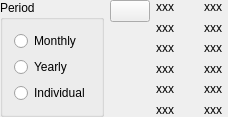
<?xml version="1.0" encoding="UTF-8"?>
<ui version="4.0">
 <class>KBudgetValues</class>
 <widget class="QWidget" name="KBudgetValues">
  <property name="geometry">
   <rect>
    <x>0</x>
    <y>0</y>
    <width>228</width>
    <height>111</height>
   </rect>
  </property>
  <layout class="QGridLayout">
   <property name="margin">
    <number>0</number>
   </property>
   <item row="0" column="0" rowspan="6">
    <widget class="QGroupBox" name="periodGroupBox">
     <property name="title">
      <string>Period</string>
     </property>
     <layout class="QVBoxLayout">
      <item>
       <widget class="QRadioButton" name="m_monthlyButton">
        <property name="text">
         <string comment="@action timeframe of the budget">Monthly</string>
        </property>
        <attribute name="buttonGroup">
         <string>m_periodGroup</string>
        </attribute>
       </widget>
      </item>
      <item>
       <widget class="QRadioButton" name="m_yearlyButton">
        <property name="text">
         <string comment="@action timeframe of the budget">Yearly</string>
        </property>
        <attribute name="buttonGroup">
         <string>m_periodGroup</string>
        </attribute>
       </widget>
      </item>
      <item>
       <widget class="QRadioButton" name="m_individualButton">
        <property name="text">
         <string comment="@action timeframe of the budget. month-by-month budget">Individual</string>
        </property>
        <attribute name="buttonGroup">
         <string>m_periodGroup</string>
        </attribute>
       </widget>
      </item>
      <item>
       <spacer name="spacer10">
        <property name="orientation">
         <enum>Qt::Vertical</enum>
        </property>
        <property name="sizeType">
         <enum>QSizePolicy::Expanding</enum>
        </property>
        <property name="sizeHint" stdset="0">
         <size>
          <width>20</width>
          <height>21</height>
         </size>
        </property>
       </spacer>
      </item>
     </layout>
    </widget>
   </item>
   <item row="0" column="1" rowspan="6">
    <layout class="QVBoxLayout">
     <item>
      <widget class="QPushButton" name="m_clearButton">
       <property name="text">
        <string/>
       </property>
      </widget>
     </item>
     <item>
      <spacer name="spacer7">
       <property name="orientation">
        <enum>Qt::Vertical</enum>
       </property>
       <property name="sizeType">
        <enum>QSizePolicy::Expanding</enum>
       </property>
       <property name="sizeHint" stdset="0">
        <size>
         <width>20</width>
         <height>21</height>
        </size>
       </property>
      </spacer>
     </item>
    </layout>
   </item>
   <item row="0" column="2">
    <widget class="QLabel" name="m_label1">
     <property name="text">
      <string>xxx</string>
     </property>
     <property name="wordWrap">
      <bool>false</bool>
     </property>
    </widget>
   </item>
   <item row="0" column="3">
    <widget class="QStackedWidget" name="m_firstItemStack">
     <property name="sizePolicy">
      <sizepolicy hsizetype="Preferred" vsizetype="Fixed">
       <horstretch>0</horstretch>
       <verstretch>0</verstretch>
      </sizepolicy>
     </property>
     <widget class="QWidget" name="m_monthlyPage">
      <layout class="QHBoxLayout">
       <property name="margin">
        <number>0</number>
       </property>
       <item>
        <widget class="KMyMoneyEdit" name="m_amountMonthly" native="true">
         <property name="resetButtonVisibility" stdset="0">
          <bool>false</bool>
         </property>
        </widget>
       </item>
      </layout>
     </widget>
     <widget class="QWidget" name="m_yearlyPage">
      <layout class="QHBoxLayout">
       <property name="margin">
        <number>0</number>
       </property>
       <item>
        <widget class="KMyMoneyEdit" name="m_amountYearly" native="true">
         <property name="resetButtonVisibility" stdset="0">
          <bool>false</bool>
         </property>
        </widget>
       </item>
      </layout>
     </widget>
     <widget class="QWidget" name="m_individualPage">
      <layout class="QHBoxLayout">
       <property name="margin">
        <number>0</number>
       </property>
       <item>
        <widget class="KMyMoneyEdit" name="m_amount1" native="true">
         <property name="resetButtonVisibility" stdset="0">
          <bool>false</bool>
         </property>
        </widget>
       </item>
      </layout>
     </widget>
    </widget>
   </item>
   <item row="1" column="2">
    <widget class="QLabel" name="m_label2">
     <property name="text">
      <string>xxx</string>
     </property>
     <property name="wordWrap">
      <bool>false</bool>
     </property>
    </widget>
   </item>
   <item row="1" column="3">
    <widget class="KMyMoneyEdit" name="m_amount2" native="true">
     <property name="resetButtonVisibility" stdset="0">
      <bool>false</bool>
     </property>
    </widget>
   </item>
   <item row="2" column="2">
    <widget class="QLabel" name="m_label3">
     <property name="text">
      <string>xxx</string>
     </property>
     <property name="wordWrap">
      <bool>false</bool>
     </property>
    </widget>
   </item>
   <item row="2" column="3">
    <widget class="KMyMoneyEdit" name="m_amount3" native="true">
     <property name="resetButtonVisibility" stdset="0">
      <bool>false</bool>
     </property>
    </widget>
   </item>
   <item row="3" column="2">
    <widget class="QLabel" name="m_label4">
     <property name="text">
      <string>xxx</string>
     </property>
     <property name="wordWrap">
      <bool>false</bool>
     </property>
    </widget>
   </item>
   <item row="3" column="3">
    <widget class="KMyMoneyEdit" name="m_amount4" native="true">
     <property name="resetButtonVisibility" stdset="0">
      <bool>false</bool>
     </property>
    </widget>
   </item>
   <item row="4" column="2">
    <widget class="QLabel" name="m_label5">
     <property name="text">
      <string>xxx</string>
     </property>
     <property name="wordWrap">
      <bool>false</bool>
     </property>
    </widget>
   </item>
   <item row="4" column="3">
    <widget class="KMyMoneyEdit" name="m_amount5" native="true">
     <property name="resetButtonVisibility" stdset="0">
      <bool>false</bool>
     </property>
    </widget>
   </item>
   <item row="5" column="2">
    <widget class="QLabel" name="m_label6">
     <property name="text">
      <string>xxx</string>
     </property>
     <property name="wordWrap">
      <bool>false</bool>
     </property>
    </widget>
   </item>
   <item row="5" column="3">
    <widget class="KMyMoneyEdit" name="m_amount6" native="true">
     <property name="resetButtonVisibility" stdset="0">
      <bool>false</bool>
     </property>
    </widget>
   </item>
   <item row="0" column="4">
    <widget class="QLabel" name="m_label7">
     <property name="text">
      <string>xxx</string>
     </property>
     <property name="wordWrap">
      <bool>false</bool>
     </property>
    </widget>
   </item>
   <item row="0" column="5">
    <widget class="KMyMoneyEdit" name="m_amount7" native="true">
     <property name="resetButtonVisibility" stdset="0">
      <bool>false</bool>
     </property>
    </widget>
   </item>
   <item row="1" column="4">
    <widget class="QLabel" name="m_label8">
     <property name="text">
      <string>xxx</string>
     </property>
     <property name="wordWrap">
      <bool>false</bool>
     </property>
    </widget>
   </item>
   <item row="1" column="5">
    <widget class="KMyMoneyEdit" name="m_amount8" native="true">
     <property name="resetButtonVisibility" stdset="0">
      <bool>false</bool>
     </property>
    </widget>
   </item>
   <item row="2" column="4">
    <widget class="QLabel" name="m_label9">
     <property name="text">
      <string>xxx</string>
     </property>
     <property name="wordWrap">
      <bool>false</bool>
     </property>
    </widget>
   </item>
   <item row="2" column="5">
    <widget class="KMyMoneyEdit" name="m_amount9" native="true">
     <property name="resetButtonVisibility" stdset="0">
      <bool>false</bool>
     </property>
    </widget>
   </item>
   <item row="3" column="4">
    <widget class="QLabel" name="m_label10">
     <property name="text">
      <string>xxx</string>
     </property>
     <property name="wordWrap">
      <bool>false</bool>
     </property>
    </widget>
   </item>
   <item row="3" column="5">
    <widget class="KMyMoneyEdit" name="m_amount10" native="true">
     <property name="resetButtonVisibility" stdset="0">
      <bool>false</bool>
     </property>
    </widget>
   </item>
   <item row="4" column="4">
    <widget class="QLabel" name="m_label11">
     <property name="text">
      <string>xxx</string>
     </property>
     <property name="wordWrap">
      <bool>false</bool>
     </property>
    </widget>
   </item>
   <item row="4" column="5">
    <widget class="KMyMoneyEdit" name="m_amount11" native="true">
     <property name="resetButtonVisibility" stdset="0">
      <bool>false</bool>
     </property>
    </widget>
   </item>
   <item row="5" column="4">
    <widget class="QLabel" name="m_label12">
     <property name="text">
      <string>xxx</string>
     </property>
     <property name="wordWrap">
      <bool>false</bool>
     </property>
    </widget>
   </item>
   <item row="5" column="5">
    <widget class="KMyMoneyEdit" name="m_amount12" native="true">
     <property name="resetButtonVisibility" stdset="0">
      <bool>false</bool>
     </property>
    </widget>
   </item>
  </layout>
 </widget>
 <layoutdefault spacing="6" margin="11"/>
 <customwidgets>
  <customwidget>
   <class>KMyMoneyEdit</class>
   <extends>QWidget</extends>
   <header>kmymoneyedit.h</header>
  </customwidget>
 </customwidgets>
 <tabstops>
  <tabstop>m_monthlyButton</tabstop>
  <tabstop>m_yearlyButton</tabstop>
  <tabstop>m_individualButton</tabstop>
  <tabstop>m_clearButton</tabstop>
  <tabstop>m_amount1</tabstop>
  <tabstop>m_amountMonthly</tabstop>
  <tabstop>m_amountYearly</tabstop>
  <tabstop>m_amount2</tabstop>
  <tabstop>m_amount3</tabstop>
  <tabstop>m_amount4</tabstop>
  <tabstop>m_amount5</tabstop>
  <tabstop>m_amount6</tabstop>
  <tabstop>m_amount7</tabstop>
  <tabstop>m_amount8</tabstop>
  <tabstop>m_amount9</tabstop>
  <tabstop>m_amount10</tabstop>
  <tabstop>m_amount11</tabstop>
  <tabstop>m_amount12</tabstop>
 </tabstops>
 <resources/>
 <connections/>
 <buttongroups>
  <buttongroup name="m_periodGroup"/>
 </buttongroups>
</ui>
